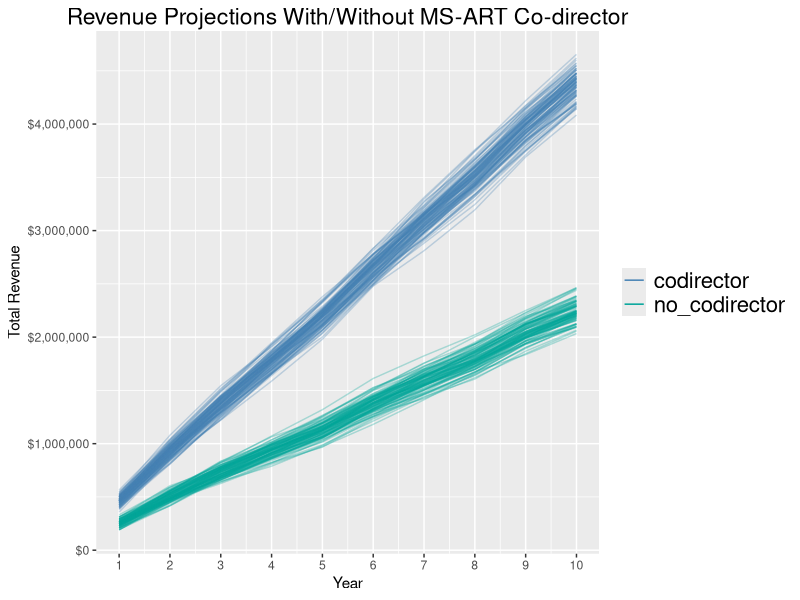
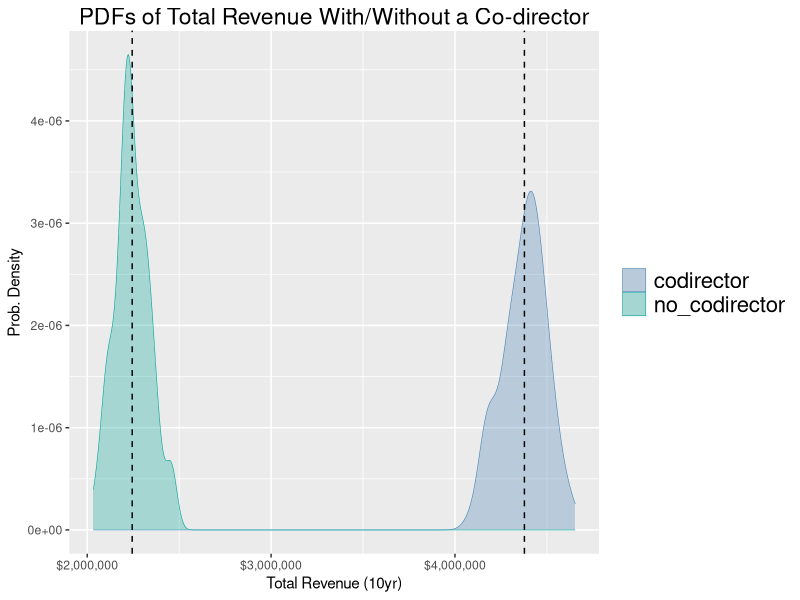

Generate these figures, in order, with R:
## ---- chunk 1
knitr::opts_chunk$set(
  collapse = TRUE,
  comment  = "#>",
  fig.path = "figures/ms-art-"
)
library(dplyr)
library(tibble)
library(tidyr)
library(ggplot2)
thm <- theme(
    legend.title = element_blank(),
    legend.text  = element_text(size = 16),
    plot.title   = element_text(hjust = 0.5, vjust = 1, size = rel(1.5))
  )
theme_set(thm)
set.seed(1234)
## ---- chunk 2

#' @param with_codirector `logical(1)`. Include a co-director. This
#'   effects the max number of students in the program, either 24 or 16.
#' @param n_years `integer(1)`. The no. years to project out the simulation.
#' @param oper_budget `numeric(1)`. The operating budget coming from CSU.
#'
#' @examples
#' sim_projection()
#' sim_projection(FALSE)
#'
sim_projection <- function(with_codirector = TRUE, n_years = 10L,
                           oper_budget     = 145600.00) {

  # calc Univ tuition revenue
  calc_revenue <- function(n1, n2, base1 = 14267.18, base2 = 30955.38) {
    inf  <- runif(1, 1.01, 1.03)   # random inflation 1% - 3%
    base <- (n1 * base1 * inf) +  (n2 * base2 * inf)
    base - oper_budget
  }

  n_students <- ifelse(with_codirector, 24L, 16L)
  n_decline  <- withr::with_seed(101, sample(1:3L, n_years, replace = TRUE))
  revenue    <- numeric(n_years)

  for ( i in seq(n_years) ) {
    n_total <- n_students - n_decline[i]
    n_nonres <- rbinom(1L, n_total, prob = 0.7)
    n_res <- n_total - n_nonres
    revenue[i] <- calc_revenue(n_res, n_nonres)
  }

  revenue <- cumsum(revenue)
  df <- setNames(data.frame(as.list(revenue)), seq(n_years))
  names(df) <- seq(n_years)
  cbind(type = ifelse(with_codirector, "codirector", "no_codirector"), df)
}
## ---- chunk 3
# no. simulations
n <- 100L

# run the sim
outsim <- lapply(rep(1:0, each = n), sim_projection) |>
  do.call(what = "rbind") |>
  rowid_to_column("simulation")

# wrangle data for plotting
plot_df <- outsim |>
  pivot_longer(cols = c(-type, -simulation),
               names_to = "year", values_to = "revenue") |>
  unite("simulation", c(type, simulation), remove = FALSE) |>
  mutate(year = as.numeric(year))

# Plot traces
plot_df |>
  ggplot(aes(x = year, y = revenue, group = simulation, color = type)) +
  geom_line(alpha = 0.3) +
  scale_color_manual(values = c("steelblue", "#00A499")) +
  scale_y_continuous(labels = scales::dollar) +
  scale_x_continuous(n.breaks = max(plot_df$year)) +
  guides(color = guide_legend(override.aes = list(size = 5, alpha = 1))) +
  labs(title = "Revenue Projections With/Without MS-ART Co-director",
       x = "Year", y = "Total Revenue") +
  NULL
## ---- chunk 4
split_revenue <- tapply(outsim, outsim$type, `[`, x = ncol(outsim))
means <- vapply(split_revenue, mean, numeric(1))
means
## ---- chunk 5
data.frame(split_revenue) |>
  gather(key = "type") |>
  ggplot(aes(x = value, color = type)) +
  geom_density(aes(fill = type), alpha = 0.3, linewidth = 0.2) +
  labs(title = "PDFs of Total Revenue With/Without a Co-director",
       y = "Prob. Density", x = "Total Revenue (10yr)") +
  scale_fill_manual(values = c("steelblue", "#00A499")) +
  scale_color_manual(values = c("steelblue", "#00A499")) +
  scale_x_continuous(labels = scales::dollar) +
  geom_vline(xintercept = means, linetype = "dashed") +
  NULL
